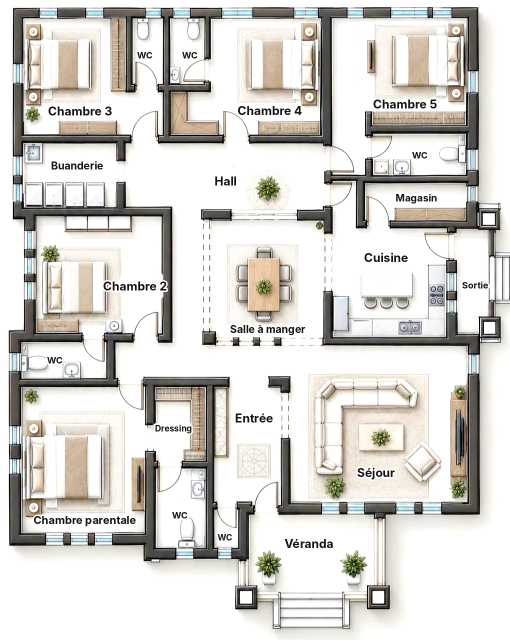
#> input picture visite_plan/jobs/V5-5CH-01/plan.png, 1020 x 1280 px (shown at 1/2 size)
$ python make_paths.py
#> lines starting #> are read from the running program, lines starting #| are printed output that depends on the picture
"""Pièces (polygones) et trajets du point pour V5-5CH-01 : coordonnées en pixels du plan nettoyé (1080x1343), décalées (OFF) vers plan.png."""
import json
from PIL import Image, ImageDraw
OFF = (-30, -30)
def o(p): return (p[0]+OFF[0], p[1]+OFF[1])
def rect(x0,y0,x1,y1): return [(x0,y0),(x1,y0),(x1,y1),(x0,y1)]
POLYS = {
 "Véranda": rect(515,1050,800,1195),
 "Entrée": rect(490,780,590,1040),
 "Séjour": rect(605,770,970,1035),
 "Salle à manger": rect(445,455,690,705),
 "Cuisine": rect(695,490,925,705),
 "Hall": rect(290,300,690,450),
 "Chambre 5": rect(700,60,965,285),
 "Chambre 4": rect(370,60,690,300),
 "Chambre 3": rect(75,60,290,300),
 "Chambre 2": rect(100,455,360,690),
 "Chambre parentale": [(75,800),(265,800),(265,785),(450,785),(450,1130),(325,1130),(325,1100),(75,1100)],
}
START = (650, 1235)
PATHS = {   # waypoints : toujours par les portes / ouvertures
 "Véranda": [START, (650,1150), (640,1110)],
 "Entrée": [(640,1110),(600,1080),(560,1048),(545,1000),(540,930)],
 "Séjour": [(540,930),(570,860),(600,850),(680,850),(720,870)],
 "Salle à manger": [(720,870),(640,800),(600,760),(590,720),(560,695)],
 "Cuisine": [(560,695),(620,690),(670,640),(690,560),(760,530),(800,525)],
 "Hall": [(800,525),(720,560),(680,570),(600,520),(560,470),(540,420),(500,385)],
 "Chambre 5": [(500,385),(600,380),(670,370),(710,350),(735,320),(760,280),(820,200)],
 "Chambre 4": [(820,200),(760,280),(735,320),(700,340),(610,330),(505,310),(500,280),(560,180)],
 "Chambre 3": [(560,180),(500,280),(505,315),(400,330),(320,320),(300,280),(200,190)],
 "Chambre 2": [(200,190),(300,280),(320,320),(390,360),(405,450),(410,600),(410,710),(330,712),(300,670),(200,590)],
 "Chambre parentale": [(200,590),(300,670),(330,712),(400,720),(400,760),(300,770),(285,810),(220,900)],
}
def chaikin(pts, n=2):
    for _ in range(n):
        out=[pts[0]]
        for a,b in zip(pts,pts[1:]):
            out += [(0.75*a[0]+0.25*b[0],0.75*a[1]+0.25*b[1]),(0.25*a[0]+0.75*b[0],0.25*a[1]+0.75*b[1])]
        out.append(pts[-1]); pts=out
    return pts
rooms=[]
for name, wp in PATHS.items():
    sm = chaikin(wp) if len(wp)>2 else wp
    rooms.append({"name":name,"path":[[round(c,1) for c in o(p)] for p in sm],"poly":[list(o(p)) for p in POLYS[name]]})
json.dump({"start":list(o(START)),"rooms":rooms},open("paths.json","w"),indent=1,ensure_ascii=False)
img=Image.open("plan.png").convert("RGB"); d=ImageDraw.Draw(img,"RGBA")
#> further down, img is the input picture: PIL image 1020x1280 RGB; mean R, G, B 214.5, 212.5, 208.1
cols=[(240,138,46),(200,0,0),(0,160,0),(160,0,200),(0,160,160),(200,120,0),(255,0,120),(90,90,90),(0,0,0),(0,120,255)]
for i,r in enumerate(rooms):
    c=cols[i%len(cols)]
    d.polygon([tuple(p) for p in r["poly"]],fill=c+(45,),outline=c+(255,))
    d.line([tuple(p) for p in r["path"]],fill=c+(255,),width=5)
img.save("paths_check.png")
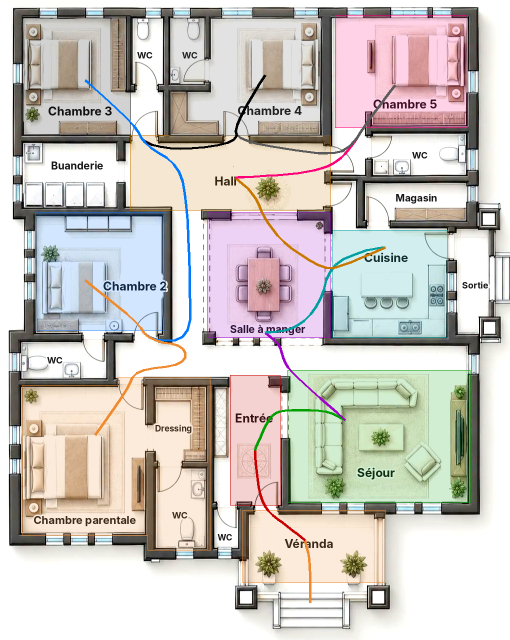
#> saved as paths_check.png: PIL image 1020x1280 RGB (shown at 1/2 size); mean R, G, B 204, 199.1, 194.1

$ run again, with visite_plan/jobs/V5-5CH-01/source.png copied over visite_plan/jobs/V5-5CH-01/plan.png
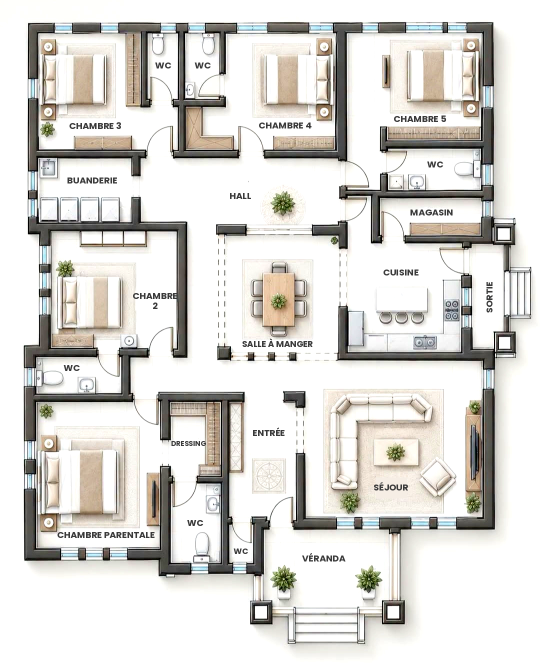
#> input picture visite_plan/jobs/V5-5CH-01/source.png, 1080 x 1343 px (shown at 1/2 size)
#> img is the input picture: PIL image 1080x1343 RGB; mean R, G, B 218.9, 217, 213
#> `img.save("paths_check.png")`:
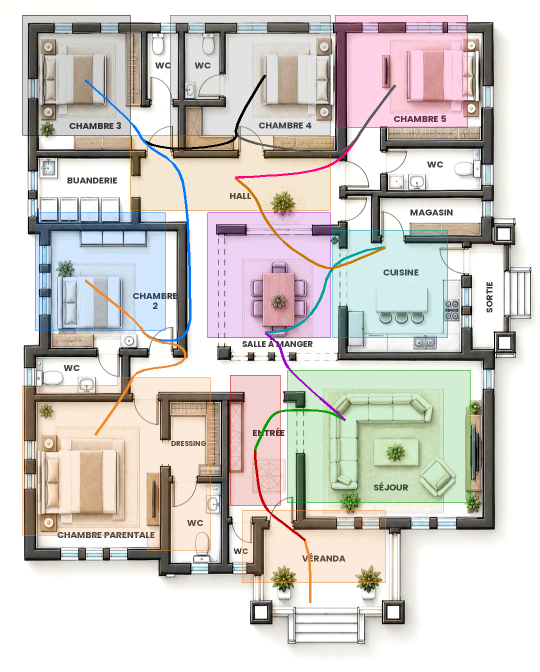
#> saved as paths_check.png: PIL image 1080x1343 RGB (shown at 1/2 size); mean R, G, B 209.1, 204.6, 200
